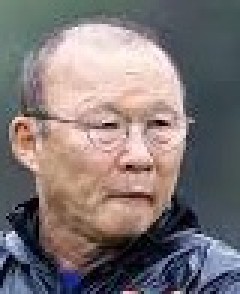
#> input picture _03_facenet_keras/data/gen_test/1.jpg, 80 x 98 px, found by its file name (shown 3 times larger)
$ python Histogram.py
#> lines starting #> are read from the running program, lines starting #| are printed output that depends on the picture
import numpy as np
import matplotlib.pyplot as plt
import cv2

img = cv2.imread("data/check_blur/1.jpg")
#> img is the input picture: shape (98, 80, 3); mean B, G, R 117.8, 117.2, 126.2
#calculate histogram each image
def compute_hist(img):
    hist = np.zeros((256, ), np.uint8)
    h, w = img.shape[:2]
    for i in range(h):
        for j in range(w):
            hist[img[i][j]] += 1
    return hist
def equal_hist(hist):
    cumulator = np.zeros_like(hist, np.float64)
    for i in range(len(cumulator)):
        cumulator[i] = hist[:i].sum()
    print(cumulator)
    new_hist = (cumulator - cumulator.min())/(cumulator.max() - cumulator.min()) * 255
    new_hist = np.uint8(new_hist)
    return new_hist

"""
hist = compute_hist(img).ravel()
new_hist = equal_hist(hist)

h, w = img.shape[:2]
for i in range(h):
    for j in range(w):
        img[i, j] = new_hist[img[i, j]]

"""
img_yuv = cv2.cvtColor(img, cv2.COLOR_BGR2YUV)
#> img_yuv: shape (98, 80, 3); mean of channels 0, 1, 2 120, 126.9, 133.4
img_yuv[:,:,0] = cv2.equalizeHist(img_yuv[:,:,0])
#> img_yuv: shape (98, 80, 3); mean of channels 0, 1, 2 127.9, 126.9, 133.4

# convert the YUV image back to RGB format
img_output = cv2.cvtColor(img_yuv, cv2.COLOR_YUV2BGR)
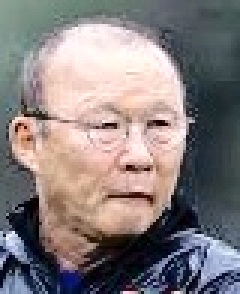
#> img_output: shape (98, 80, 3) (shown 3 times larger); mean B, G, R 125.7, 125.1, 133.5
cv2.imwrite("data/gen_test/abc.jpg", img_output)
cv2.imshow("root", img)
cv2.imshow("new", img_output)
cv2.waitKey(0)
plt.show()

$ run again, with _03_facenet_keras/data/gen_test/10.jpg copied over _03_facenet_keras/data/gen_test/1.jpg
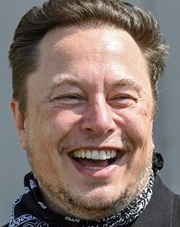
#> input picture _03_facenet_keras/data/gen_test/10.jpg, 180 x 227 px, found by its file name
#> img is the input picture: shape (227, 180, 3); mean B, G, R 107.4, 114.3, 131.5
#> `img_output = cv2.cvtColor(img_yuv, cv2.COLOR_YUV2BGR)`:
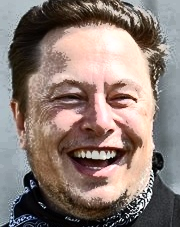
#> img_output: shape (227, 180, 3); mean B, G, R 117.4, 124.1, 140.1

$ run again, with _03_facenet_keras/data/gen_test/11.jpg copied over _03_facenet_keras/data/gen_test/1.jpg
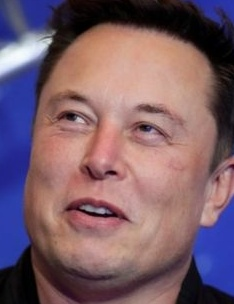
#> input picture _03_facenet_keras/data/gen_test/11.jpg, 234 x 304 px, found by its file name
#> img is the input picture: shape (304, 234, 3); mean B, G, R 105.1, 93.9, 121.8
#> `img_output = cv2.cvtColor(img_yuv, cv2.COLOR_YUV2BGR)`:
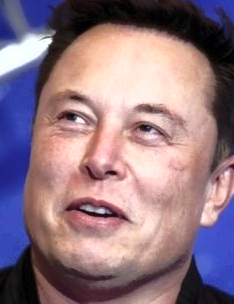
#> img_output: shape (304, 234, 3); mean B, G, R 129.3, 117.9, 144

$ run again, with _03_facenet_keras/data/gen_test/12.jpg copied over _03_facenet_keras/data/gen_test/1.jpg
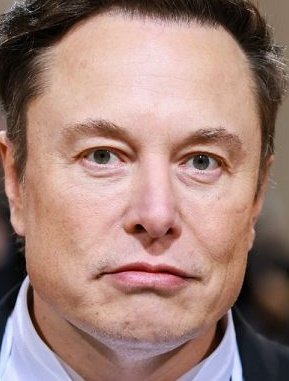
#> input picture _03_facenet_keras/data/gen_test/12.jpg, 289 x 381 px, found by its file name
#> img is the input picture: shape (381, 289, 3); mean B, G, R 121, 129.6, 161.6
#> `img_output = cv2.cvtColor(img_yuv, cv2.COLOR_YUV2BGR)`:
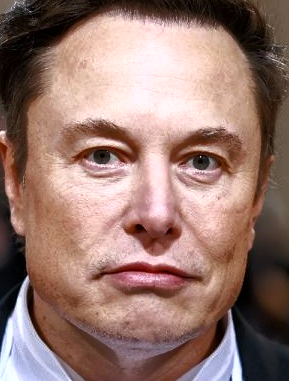
#> img_output: shape (381, 289, 3); mean B, G, R 111.2, 119.5, 150.7
